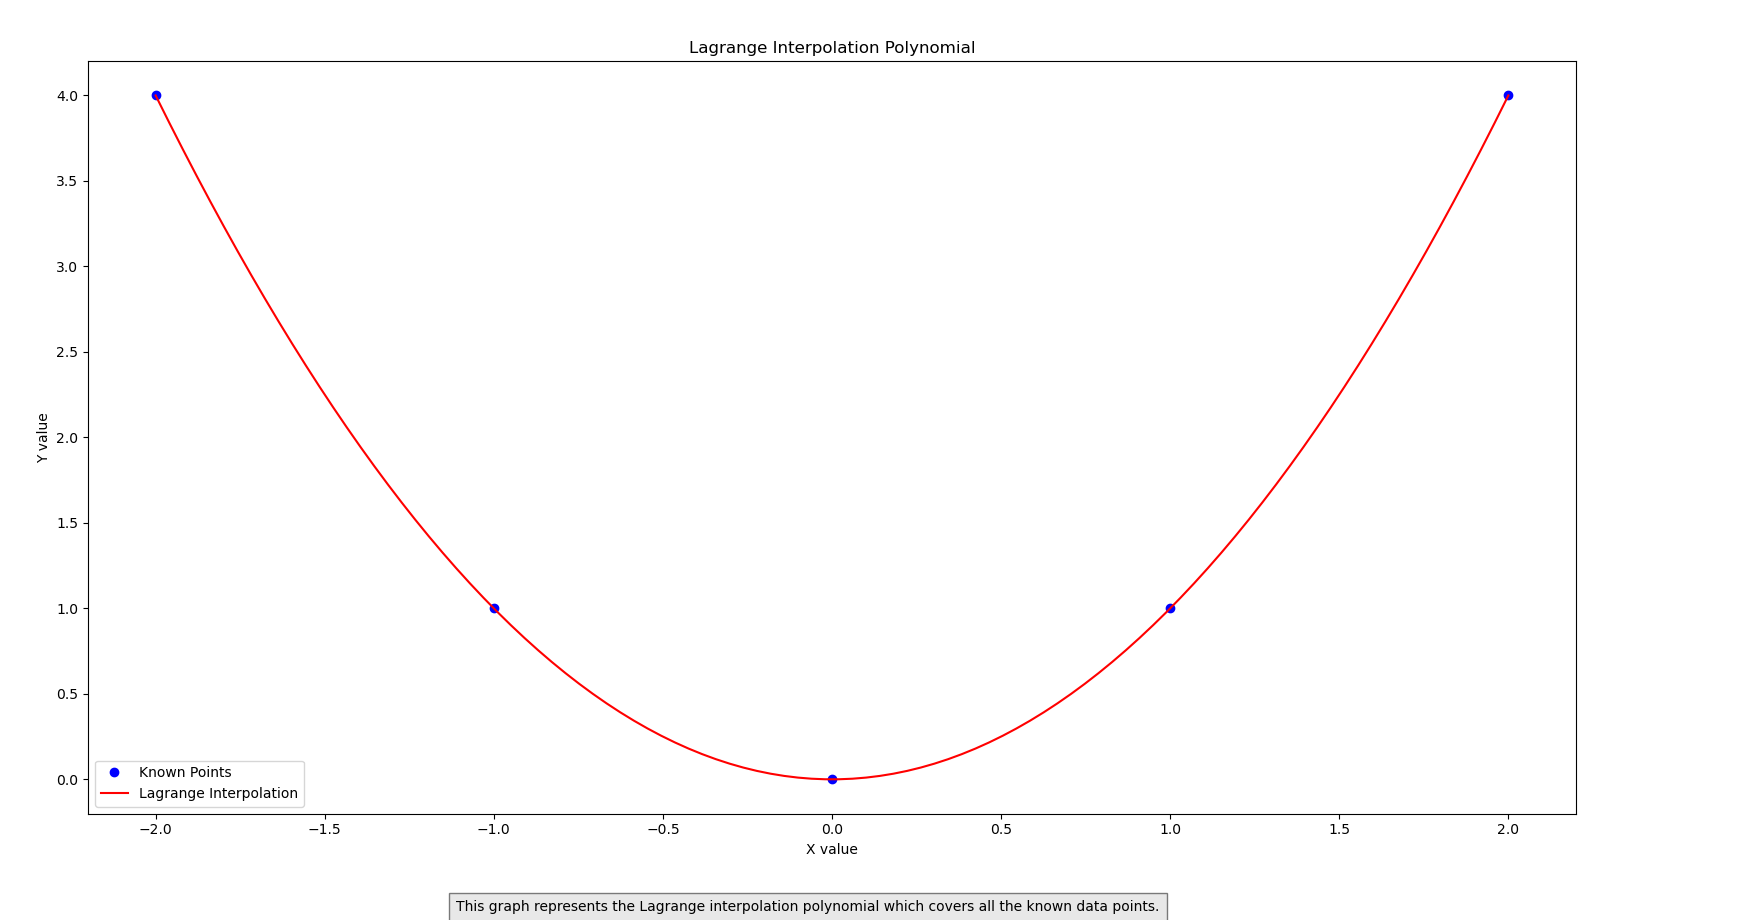

Reproduce this figure in Python.
# Import necessary libraries or modules
import numpy as np
import matplotlib.pyplot as plt

# Define the Lagrange Interpolation function
def lagrangeInterpolation(x, y, xInterp):
    # Number of known points
    n = len(x)
    # Number of points to interpolate
    m = len(xInterp)
    # Initialize array to store interpolated y values
    yInterp = np.zeros(m)
    
    # Loop over each point to interpolate
    for j in range(m):
        p = 0  # Initialize the interpolated value
        # Loop over each known point
        for i in range(n):
            L = 1  # Initialize Lagrange polynomial for this known point
            # Calculate Lagrange polynomial for this known point
            for k in range(n):
                if k != i:
                    L *= (xInterp[j] - x[k]) / (x[i] - x[k])
            # Add the contribution of this known point to the interpolated value
            p += y[i] * L
        # Store the interpolated value for this point
        yInterp[j] = p
    # Return the array of interpolated y values
    return yInterp

# Known points
x = np.array([-2, -1, 0, 1, 2])
y = np.array([4, 1, 0, 1, 4])

# Points to interpolate
xInterp = np.linspace(-2, 2, 100)

# Perform Lagrange interpolation
yInterp = lagrangeInterpolation(x, y, xInterp)

# Plot the known points and interpolated curve
plt.plot(x, y, 'bo', label='Known Points')  # Known points
plt.plot(xInterp, yInterp, 'r-', label='Lagrange Interpolation')  # Interpolated curve
plt.xlabel('X value')
plt.ylabel('Y value')
plt.title('Lagrange Interpolation Polynomial')
plt.legend()
# Add a text box with additional information
plt.figtext(0.5, 0.01, "This graph represents the Lagrange interpolation polynomial which covers all the known data points.", ha="center", fontsize=10, bbox={"facecolor":"lightgrey", "alpha":0.5, "pad":5})
plt.show()
